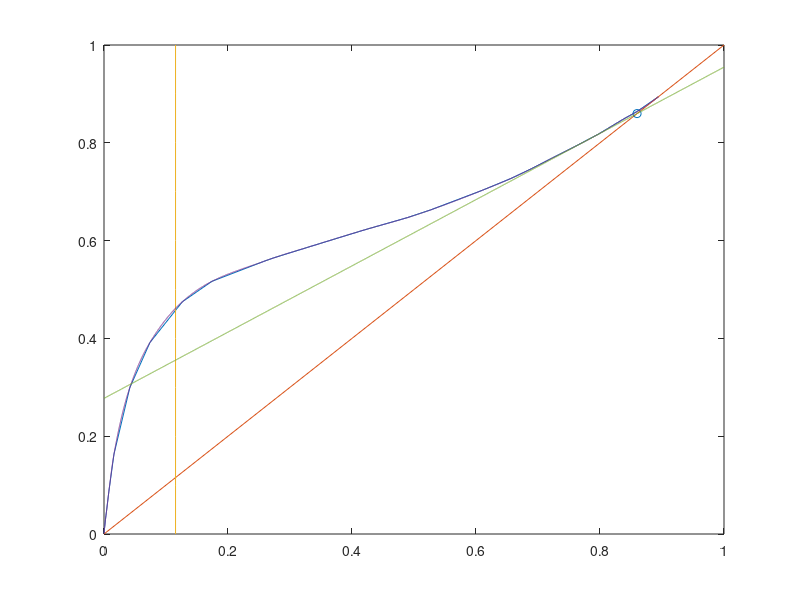

Write the MATLAB code that produced this figure.
y=[0.053 0.51 0.77 1.57 2.9 3.725 4.5 8.76 16.34 29.92 39.16 47.49 51.67 55.74 56.44 58.78 62.22 64.7 66.28 70.29 72.71 74.69 76.93 79.26 81.83 84.91 86.4 89.41]/100;
x=[0.004 0.04 0.05 0.12 0.23 0.31 0.39 0.79 1.61 4.16 7.41 12.64 17.41 25.75 27.3 33.24 42.09 48.92 52.68 61.02 65.64 68.92 72.36 75.99 79.82 83.87 85.97 89.41]/100;
y_idea=0:0.1:1;
x_idea=y_idea;
x_F=0.115385;
x_D=0.859756;
delta=0.0001;
x_full=0:delta:1;
y_full=interp1(x,y,x_full,'Pchip');

plot(x,y);hold on;
plot(x_idea,y_idea);hold on;
scatter(x_D,x_D);hold on;plot(x_F*ones(11,1),0:0.1:1);hold on;
plot(x_full,y_full);hold on;

x_q=x_F;
y_q=y_full(1154);
%plot([x_q x_D],[y_q x_D]);
error=[];
for i=1:1:0.8/delta

    slope=(y_full(i+1)-y_full(i))/delta;
    x_t=delta*i;y_t=y_full(i);
    e=(x_D-y_t)/(x_D-x_t)-slope;
    error=[error e];

end
% xlim([0 1]);
% plot(1:length(error),error)
x_linear=0:delta:1;
y_linear=(x_D-0.8100)/(x_D-0.7863)*(x_linear-0.7863)+0.81;
plot(x_linear,y_linear);
R_min=(x_D-0.3556)/(0.3556-0.1154);

%plot(0.0001:0.0001:0.8,error)














